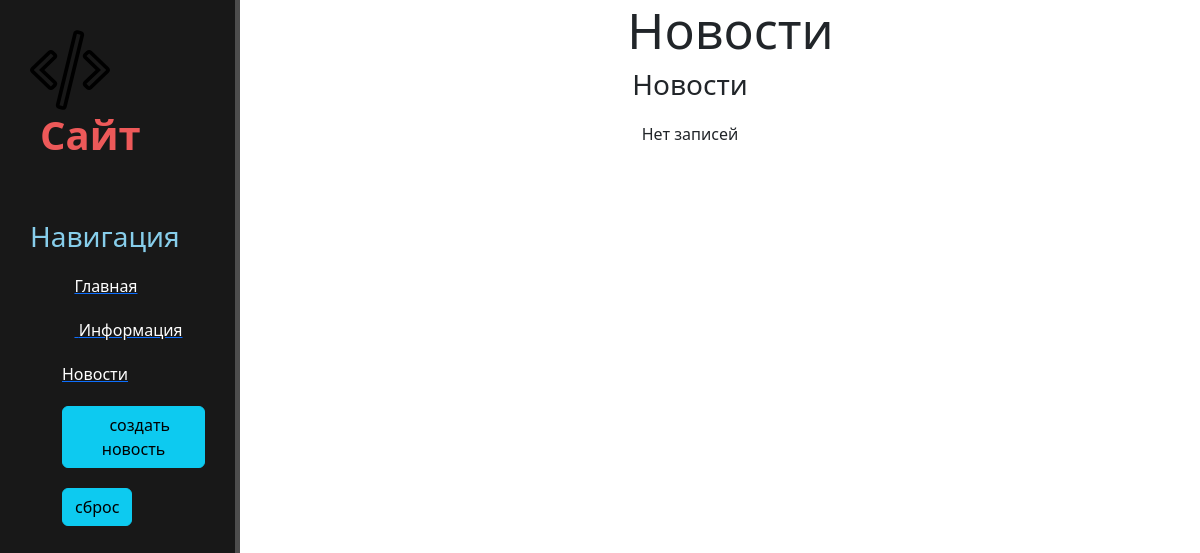
Before: /news/ with the older database file.
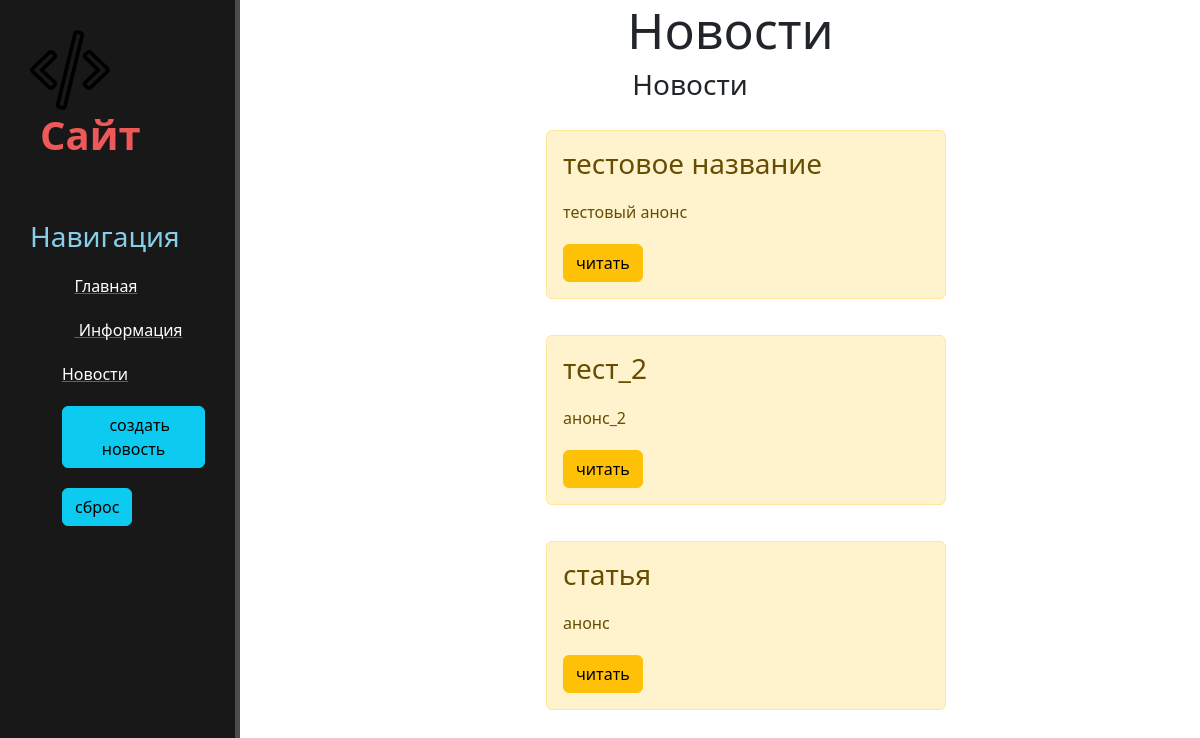
After: the same page with the newer database file.
### news/models.py (models this page shows, shortened)
class Articles(models.Model):
    title = models.CharField('Название', max_length=50, default='')
    anons = models.CharField('Анонс', max_length=250, default='')
    full_text = models.TextField('Статья')
    date = models.DateTimeField('Дата публикации')

### news/views.py (the view)
# urls.py: path('', views.NewsHome, name = 'news'),
def NewsHome(request):
    news = Articles.objects.order_by('-date')
    return render(request, 'news/news.html', {'news':news})

### news/templates/news/news.html (shortened to what this page needs)
{% extends "MySiteApp/base.html" %}
{% block content %}
<main>
<div class="features">
        <h1>Новости</h1>
     <h3 class="font-weight-bold">Новости</h3>
    {% if news %}
        {% for el in news %}
             <div class="alert alert-warning">
             <h3>{{ el.title}}</h3>
             <p>{{ el.anons }}</p>
                 <a href="{% url 'news-detail' el.id %}" class="btn btn-warning">читать</a>
             </div>
        {% endfor %}
    {% else %}
        <p>Нет записей</p>
    {% endif %}
</main>
{% endblock %}

### MySiteApp/templates/MySiteApp/base.html (shortened to what this page needs)
{%  load static %}
<html lang="ru">
<head>
        <link rel="stylesheet" href="">
        <link rel="stylesheet" href="{% static 'MySiteApp/site_css/mian.css' %}">
        <link href="https://cdn.jsdelivr.net/npm/bootstrap@5.3.7/dist/css/bootstrap.min.css" rel="stylesheet">
        <link rel="stylesheet" href="https://cdn.jsdelivr.net/npm/@fortawesome/fontawesome-free@6.6.0/css/fontawesome.min.css">
</head>
<body>
<aside>
    <img  src="{% static 'MySiteApp/site_img/coding_icon-icons.com_64696.svg' %}" alt="картинка">
    <div class="features">
        <span class="logo">Cайт</span>
        <h3 class = "navigation">Навигация</h3>
    </div>
 <ul class="list">
  <a href=" http://127.0.0.1:8000/"><li><i class="fa-solid fa-house"></i>Главная</li></a>
  <a href=" http://127.0.0.1:8000/info"><li><i class="fas fa-address-card"></i>  Информация</li></a>
  <a href=" http://127.0.0.1:8000/news"><li>Новости</li></a>
  <a href="http://127.0.0.1:8000/news/create"><li><button class="btn btn-info" type="submit"><i class="fas fa-plus-circle"></i>создать новость</button></li></a>
     <li><form><button class="btn btn-info" type="submit">сброс</button></form></li>
 </ul>
</aside>
{% block content %}
{% endblock %}
</body>
</html>

### MySiteApp/static/MySiteApp/site_css/mian.css (style rules this page uses)
aside { float: left; background-color:#181818; width:20%; padding:2.5%; height:120vh; color:fff; border-right: 5px solid #4d4d4d; }
aside img { width: 80px; float:left; }
aside .features { color: #ed5959; }
.navigation { color: skyblue; }
aside .logo { font-size: 40px; margin-left: 10px; font-weight: bold; position: relative; top: -5px; }
aside h3 { margin-top: 50px; font-size: 28px; }
aside ul { list-stile: none }
aside ul li { color: #fff; display: block; margin-top: 20px; transition: transform .6s ease; }
main .features { float: left; margin-top 100px; text-align: center; width: 75%; }
main .features h1 { font-size: 50px;margin-left:9%; }
main .features p { max-width 400px; margin: 20px auto }
.alert-warning { float: left; clear: both; width: 400px; margin: 20px 34%; text-align: left; }
body { margin: 0; padding: 0; background-color:#686868; }

Changed rows visible on the page:
added Articles: title "тестовое название", anons "тестовый анонс"
added Articles: title "тест_2", anons "анонс_2"
added Articles: title "статья", anons "анонс"
Other visible differences:
text no longer shown: "Нет записей"
